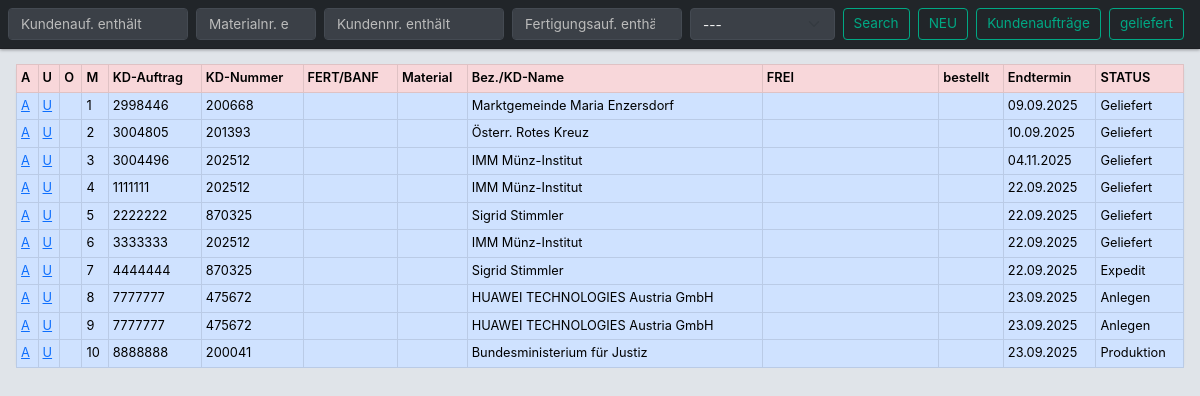
/app_auelb/kd_auftragsliste/ (signed in), run on an earlier commit of the app's database.
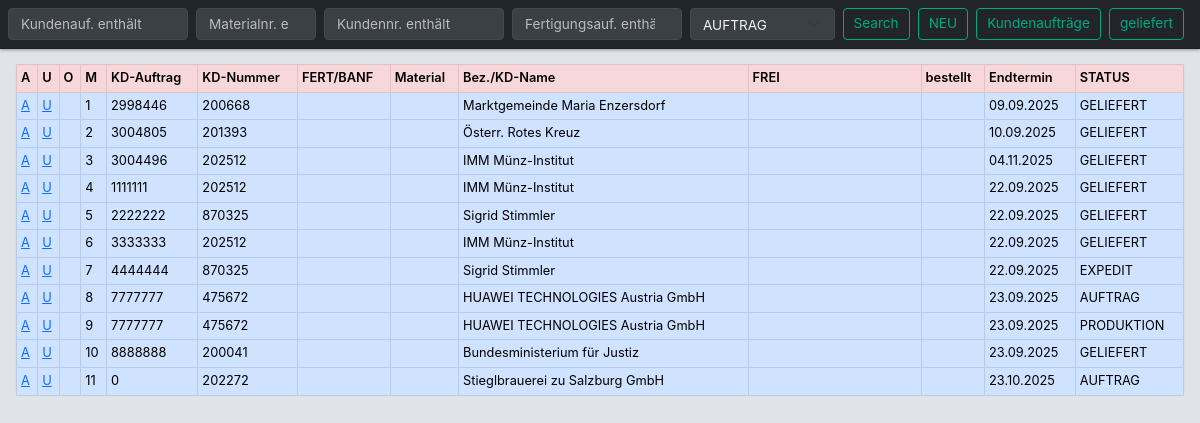
And on a later commit of the database.
### app_auelb/models.py (models this page shows, shortened)
class Kundenauftrag(models.Model):
    kundenauftrag = models.IntegerField(verbose_name="Kundenauftrag")
    kundenname = models.ForeignKey(Kunde, on_delete=models.CASCADE,related_name="kdname")
    v_endtermin=models.DateField(default=date.today)
    statuskundenauftrag = models.ForeignKey(StatusKundenauftrag, on_delete=models.CASCADE,related_name="rel_statkd", null=True, blank=True,default="---")
    foto = models.ImageField(upload_to='kundenauftraege/', blank=True, null=True,verbose_name="Bild")
    kun_infofeld = models.TextField("Infofeld", blank=True, null=True)
    class Meta:
        db_table='tbl_kundenauftrage'  # db_table: Tabelle in Datenbank wird mit tbl_marke benannt - wegen Kleinschreibung in xampp
        verbose_name = "Kundenauftrag"
        verbose_name_plural = "Kundenaufträge"

class Kunde(models.Model):
    kundennummer = models.IntegerField(verbose_name="Kundennummer")
    kundenname=models.CharField(max_length=50, verbose_name="Kundenname")
    class Meta:
        db_table='tbl_kunde'
        verbose_name = "Kunde"
        verbose_name_plural = "Kunden"

class StatusKundenauftrag(models.Model):
    kd_auswahl = models.CharField(max_length=20)
    def __str__(self):
        return self.kd_auswahl
    class Meta:
        db_table='tbl_statuskundenauftrage'
        verbose_name = "Status Kundenauftrag"
        verbose_name_plural = "Status Kundenaufträge"

### app_auelb/views.py (the view, shortened to what this page needs)
# urls.py: path('kd_auftragsliste/', views.kd_auftragsliste_view, name='kd_auftragsliste'),
@login_required
def kd_auftragsliste_view(request):
    theirdata = Kundenauftrag.objects.all()
    return render(request, 'app_auelb/auftrag_kd_auftragsliste.html', {
        'meine_daten': Komponente.objects.all(),
        'deine_daten': Produkt.objects.all(),
        'ihre_daten': theirdata,
        'data': StatusKundenauftrag.objects.all(),
    })

### app_auelb/templates/app_auelb/auftrag_kd_auftragsliste.html (shortened to what this page needs)
{% extends "base.html" %}
{% load static %}
{% load crispy_forms_tags %}
{% load django_bootstrap5 %}
{% block header %}
<nav class="navbar navbar-expand-sm bg-dark navbar-dark fixed-top w-100">
    <div class="container-fluid px-2 d-flex align-items-center">
        <form method="get" class="d-flex w-100 align-items-center">
            <input name="searchsuche" class="form-control me-2" type="search" placeholder="Kundenauf. enthält" style="width: 180px;">
            <input name="materialsuche" class="form-control me-2" type="search" placeholder="Materialnr. enthält" style="width: 120px;">
            <input name="kundennummer" class="form-control me-2" type="search" placeholder="Kundennr. enthält" style="width: 180px;">
            <input name="fertigungsauftrag" class="form-control me-2" type="search" placeholder="Fertigungsauf. enthält" style="width: 170px;">
            <select class="form-select me-2" name="my_select" style="width: 150px;">
                {% for item in data %}
                    <option value="{{ item.id }}">{{ item.kd_auswahl }}</option>
                {% endfor %}
            </select>
            <button type="submit" class="btn btn-outline-success btn-sm me-2">Search</button>
            <a href="{% url 'create_kundenauftrag' %}" class="btn btn-outline-success btn-sm me-2">NEU</a>
            <a href="{% url 'kd_auftragsliste' %}" class="btn btn-outline-success btn-sm me-2">Kundenaufträge</a>
            <a href="{% url 'auftragsliste_geliefert' %}" class="btn btn-outline-success btn-sm me-2">geliefert</a>
        </form>
    </div>
</nav>
{% endblock %}
{% block content %}
<div class="table-responsive px-2">
    <table class="table table-bordered table-sm align-middle text-nowrap fs-7 m-0 w-100 m-0">
        <thead class="thead-dark sticky-top">
            <tr class="table-danger">
                <th>A</th>
                <th>U</th>
                <th>O</th>
                <th>M</th>
                <th>KD-Auftrag</th>
                <th>KD-Nummer</th>
                <th>FERT/BANF</th>
                <th>Material</th>
                <th>Bez./KD-Name</th>
                <th>FREI</th>
                <th>bestellt</th>
                <th>Endtermin</th>
                <th>STATUS</th>
            </tr>
        </thead>
                <tbody >
                    {% for z in ihre_daten.all %}
                    <tr class="table-primary py-1">
                        <td><a href="{% url 'kundenauftrag_bearbeiten' z.pk %}">A</a></td>
                        <td><a href="{% url 'kundenauftrag_update' z.pk %}">U</a></td>
                        <td></td>
                        <td>{{ z.id }}</td>
                        <td>{{ z.kundenauftrag }}</td>
                        <td>{{ z.kundenname.kundennummer }}</td>
                        <td></td>
                        <td></td>
                        <td>{% if z.kundenname %}{{ z.kundenname.kundenname }}{% endif %}</td>
                        <td></td>
                        <td></td>
                        <td>{{ z.v_endtermin|date:"d.m.Y" }}</td>
                        <td>{{ z.statuskundenauftrag }}</td>
                    </tr>
                    {% endfor %}
                </tbody>
            </table>
        </div>
{% endblock %}

### app_auelb/templates/base.html (shortened to what this page needs)
<!DOCTYPE html>
<html>
<head>
    {% load static %}
    {% load django_bootstrap5 %}
    {% load crispy_forms_tags %}
    {% bootstrap_css %}
    <link rel="stylesheet" type="text/css" href="{% static 'styles.css' %}">
    <link href="{% static 'django_select2/django_select2.css' %}" rel="stylesheet">
     <link href="https://cdn.jsdelivr.net/npm/bootstrap@5.3.0/dist/css/bootstrap.min.css" rel="stylesheet">
</head>
<body>
    <header>
        {% block header %}{% endblock %}
    </header>
    <main class="mt-0 px-2">
        {% block content %}{% endblock %}
    </main>
</body>
</html>

### app_auelb/static/styles.css (style rules this page uses)
html body { background-color: #e0e4e9; color: #23272b; font-family: "Inter", "Segoe UI", "Roboto", sans-serif; font-size: 0.9rem; line-height: 1.45; margin: 0; padding-top: 56px; }
.navbar { background-color: #23272b; border-bottom: 1px solid #1d1f23; box-shadow: 0 1px 3px rgba(0,0,0,0.35); }
.navbar .form-control, .navbar .form-select { border: 1px solid #444a52; border-radius: 4px; background-color: #3b4047; color: #f1f1f1; font-size: 0.85rem; height: 32px; transition: all 0.2s ease; }
.navbar .form-control::placeholder { color: #bbb; }
.navbar .btn { display: inline-flex; align-items: center; justify-content: center; height: 32px; padding: 0 10px; font-size: 0.85rem; line-height: 1; text-align: center; border-radius: 4px; transition: all 0.15s ease-in-out; }
.navbar .btn-outline-success { color: #00a884; border-color: #00a884; background-color: transparent; }
.table { background-color: #ffffff; border: 1px solid #e1e4e8; border-radius: 6px; box-shadow: 0 1px 3px rgba(0,0,0,0.05); }
.table th { background-color: #f2f4f6; color: #3c4044; font-weight: 600; font-size: 0.8rem; border-bottom: 1px solid #dee2e6; }
.table td { font-size: 0.8rem; vertical-align: middle; color: #333; }
.table-primary { background-color: #f0f6ff !important; }
.table-responsive { width: 100%; overflow-x: auto; border-radius: 6px; margin-top: 0.5rem; }
input, select, textarea { border: 1px solid #ccc; border-radius: 4px; font-size: 0.85rem; padding: 0.3rem 0.4rem; }
a { color: #0078d7; text-decoration: none; }
.table th { background-color: #f1f3f5; color: #2c2f33; font-weight: 600; font-size: 0.8rem; border-bottom: 1px solid #dee2e6; }
.table th:nth-child(1), .table td:nth-child(1) { min-width: 15px; }
.table th:nth-child(2), .table td:nth-child(2) { min-width: 15px; }
.table th:nth-child(3), .table td:nth-child(3) { min-width: 15px; }
.table th:nth-child(4), .table td:nth-child(4) { min-width: 15px; }
.table th:nth-child(5), .table td:nth-child(5) { min-width: 15px; }
.table th:nth-child(6), .table td:nth-child(6) { min-width: 15px; }
.table th:nth-child(7), .table td:nth-child(7) { min-width: 15px; }
.table th:nth-child(8), .table td:nth-child(8) { min-width: 15px; }
.table th:nth-child(9), .table td:nth-child(9) { min-width: 15px; }
.table th:nth-child(10), .table td:nth-child(10) { min-width: 150px; }
.table th:nth-child(11), .table td:nth-child(11) { min-width: 30px; }
.table th:nth-child(12), .table td:nth-child(12) { min-width: 30px; }
.table th:nth-child(13), .table td:nth-child(13) { min-width: 50px; }

What changed in the data, as far as the page shows it:
changed through a linked row, Kundenauftrag "Marktgemeinde Maria Enzersdorf": statuskundenauftrag "Geliefert" → "GELIEFERT"
changed through a linked row, Kundenauftrag "Österr. Rotes Kreuz": statuskundenauftrag "Geliefert" → "GELIEFERT"
changed through a linked row, Kundenauftrag id 3: statuskundenauftrag "Geliefert" → "GELIEFERT"
changed through a linked row, Kundenauftrag id 4: statuskundenauftrag "Geliefert" → "GELIEFERT"
changed through a linked row, Kundenauftrag id 5: statuskundenauftrag "Geliefert" → "GELIEFERT"
changed through a linked row, Kundenauftrag id 6: statuskundenauftrag "Geliefert" → "GELIEFERT"
changed through a linked row, Kundenauftrag id 7: statuskundenauftrag "Expedit" → "EXPEDIT"
changed through a linked row, Kundenauftrag id 8: statuskundenauftrag "Anlegen" → "AUFTRAG"
changed Kundenauftrag id 9: statuskundenauftrag "Anlegen" → "PRODUKTION"
changed Kundenauftrag "Bundesministerium für Justiz": statuskundenauftrag "Produktion" → "GELIEFERT"
added Kundenauftrag: id "11", kundenauftrag "0", kundenname.kundennummer "202272", kundenname.kundenname "Stieglbrauerei zu Salzburg GmbH", v_endtermin "23.10.2025", statuskundenauftrag "AUFTRAG"
Also different on the page:
form field my_select: "---" → "AUFTRAG"
